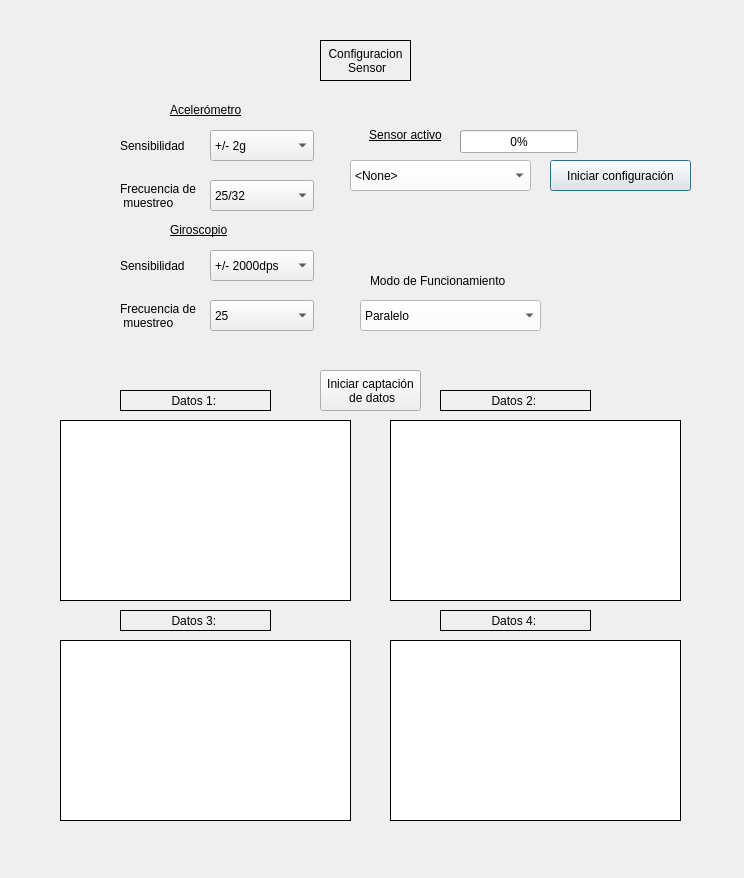
<?xml version="1.0" encoding="UTF-8"?>
<ui version="4.0">
 <class>Dialog</class>
 <widget class="QDialog" name="Dialog">
  <property name="geometry">
   <rect>
    <x>0</x>
    <y>0</y>
    <width>744</width>
    <height>878</height>
   </rect>
  </property>
  <property name="windowTitle">
   <string>Dialog</string>
  </property>
  <widget class="QProgressBar" name="active_progress_bar">
   <property name="geometry">
    <rect>
     <x>460</x>
     <y>130</y>
     <width>118</width>
     <height>23</height>
    </rect>
   </property>
   <property name="value">
    <number>0</number>
   </property>
  </widget>
  <widget class="QComboBox" name="sensor_selector">
   <property name="geometry">
    <rect>
     <x>350</x>
     <y>160</y>
     <width>181</width>
     <height>31</height>
    </rect>
   </property>
   <property name="styleSheet">
    <string notr="true">background-color: rgb(255, 255, 255);</string>
   </property>
   <item>
    <property name="text">
     <string>&lt;None&gt;</string>
    </property>
   </item>
   <item>
    <property name="text">
     <string>BMI270</string>
    </property>
   </item>
   <item>
    <property name="text">
     <string>BME688</string>
    </property>
   </item>
  </widget>
  <widget class="QLabel" name="acc_sampling_label">
   <property name="geometry">
    <rect>
     <x>120</x>
     <y>180</y>
     <width>81</width>
     <height>31</height>
    </rect>
   </property>
   <property name="text">
    <string>Frecuencia de 
 muestreo</string>
   </property>
  </widget>
  <widget class="QComboBox" name="acc_sensitivity">
   <property name="geometry">
    <rect>
     <x>210</x>
     <y>130</y>
     <width>104</width>
     <height>31</height>
    </rect>
   </property>
   <item>
    <property name="text">
     <string>+/- 2g</string>
    </property>
   </item>
   <item>
    <property name="text">
     <string>+/- 4g</string>
    </property>
   </item>
   <item>
    <property name="text">
     <string>+/- 8g</string>
    </property>
   </item>
   <item>
    <property name="text">
     <string>+/- 16g</string>
    </property>
   </item>
  </widget>
  <widget class="QLabel" name="acc_sensitivity_label">
   <property name="geometry">
    <rect>
     <x>120</x>
     <y>130</y>
     <width>81</width>
     <height>31</height>
    </rect>
   </property>
   <property name="text">
    <string>Sensibilidad</string>
   </property>
  </widget>
  <widget class="QLabel" name="title">
   <property name="geometry">
    <rect>
     <x>320</x>
     <y>40</y>
     <width>91</width>
     <height>41</height>
    </rect>
   </property>
   <property name="layoutDirection">
    <enum>Qt::LeftToRight</enum>
   </property>
   <property name="frameShape">
    <enum>QFrame::Box</enum>
   </property>
   <property name="text">
    <string>Configuracion 
 Sensor</string>
   </property>
   <property name="alignment">
    <set>Qt::AlignCenter</set>
   </property>
  </widget>
  <widget class="QComboBox" name="acc_sampling">
   <property name="geometry">
    <rect>
     <x>210</x>
     <y>180</y>
     <width>104</width>
     <height>31</height>
    </rect>
   </property>
   <item>
    <property name="text">
     <string>25/32</string>
    </property>
   </item>
   <item>
    <property name="text">
     <string>25/16</string>
    </property>
   </item>
   <item>
    <property name="text">
     <string>25/8</string>
    </property>
   </item>
   <item>
    <property name="text">
     <string>25/4</string>
    </property>
   </item>
   <item>
    <property name="text">
     <string>25/2</string>
    </property>
   </item>
   <item>
    <property name="text">
     <string>25</string>
    </property>
   </item>
   <item>
    <property name="text">
     <string>50</string>
    </property>
   </item>
   <item>
    <property name="text">
     <string>100</string>
    </property>
   </item>
   <item>
    <property name="text">
     <string>200</string>
    </property>
   </item>
   <item>
    <property name="text">
     <string>400</string>
    </property>
   </item>
   <item>
    <property name="text">
     <string>800</string>
    </property>
   </item>
   <item>
    <property name="text">
     <string>1600</string>
    </property>
   </item>
  </widget>
  <widget class="QComboBox" name="mode_selector">
   <property name="geometry">
    <rect>
     <x>360</x>
     <y>300</y>
     <width>181</width>
     <height>31</height>
    </rect>
   </property>
   <property name="styleSheet">
    <string notr="true">background-color: rgb(255, 255, 255);</string>
   </property>
   <item>
    <property name="text">
     <string>Paralelo</string>
    </property>
   </item>
   <item>
    <property name="text">
     <string>Forzado</string>
    </property>
   </item>
  </widget>
  <widget class="QLabel" name="mode_selector_label">
   <property name="geometry">
    <rect>
     <x>370</x>
     <y>270</y>
     <width>151</width>
     <height>21</height>
    </rect>
   </property>
   <property name="styleSheet">
    <string notr="true">color: rgb(0, 0, 0);

</string>
   </property>
   <property name="text">
    <string>Modo de Funcionamiento</string>
   </property>
  </widget>
  <widget class="QLabel" name="accelerometer_title">
   <property name="geometry">
    <rect>
     <x>170</x>
     <y>100</y>
     <width>121</width>
     <height>21</height>
    </rect>
   </property>
   <property name="styleSheet">
    <string notr="true">color: rgb(0, 0, 0);

</string>
   </property>
   <property name="text">
    <string>&lt;html&gt;&lt;head/&gt;&lt;body&gt;&lt;p&gt;&lt;span style=&quot; text-decoration: underline;&quot;&gt;Acelerómetro&lt;/span&gt;&lt;/p&gt;&lt;/body&gt;&lt;/html&gt;</string>
   </property>
  </widget>
  <widget class="QLabel" name="gyroscope_title">
   <property name="geometry">
    <rect>
     <x>170</x>
     <y>220</y>
     <width>121</width>
     <height>21</height>
    </rect>
   </property>
   <property name="styleSheet">
    <string notr="true">color: rgb(0, 0, 0);

</string>
   </property>
   <property name="text">
    <string>&lt;html&gt;&lt;head/&gt;&lt;body&gt;&lt;p&gt;&lt;span style=&quot; text-decoration: underline;&quot;&gt;Giroscopio&lt;/span&gt;&lt;/p&gt;&lt;/body&gt;&lt;/html&gt;</string>
   </property>
  </widget>
  <widget class="QLabel" name="gyr_sensitivity_label">
   <property name="geometry">
    <rect>
     <x>120</x>
     <y>250</y>
     <width>81</width>
     <height>31</height>
    </rect>
   </property>
   <property name="text">
    <string>Sensibilidad</string>
   </property>
  </widget>
  <widget class="QLabel" name="gyr_sampling_label">
   <property name="geometry">
    <rect>
     <x>120</x>
     <y>300</y>
     <width>81</width>
     <height>31</height>
    </rect>
   </property>
   <property name="text">
    <string>Frecuencia de 
 muestreo</string>
   </property>
  </widget>
  <widget class="QComboBox" name="gyr_sampling">
   <property name="geometry">
    <rect>
     <x>210</x>
     <y>300</y>
     <width>104</width>
     <height>31</height>
    </rect>
   </property>
   <item>
    <property name="text">
     <string>25</string>
    </property>
   </item>
   <item>
    <property name="text">
     <string>50</string>
    </property>
   </item>
   <item>
    <property name="text">
     <string>100</string>
    </property>
   </item>
   <item>
    <property name="text">
     <string>200</string>
    </property>
   </item>
   <item>
    <property name="text">
     <string>400</string>
    </property>
   </item>
   <item>
    <property name="text">
     <string>800</string>
    </property>
   </item>
   <item>
    <property name="text">
     <string>1600</string>
    </property>
   </item>
   <item>
    <property name="text">
     <string>3200</string>
    </property>
   </item>
  </widget>
  <widget class="QComboBox" name="gyr_sensitivity">
   <property name="geometry">
    <rect>
     <x>210</x>
     <y>250</y>
     <width>104</width>
     <height>31</height>
    </rect>
   </property>
   <item>
    <property name="text">
     <string>+/- 2000dps</string>
    </property>
   </item>
   <item>
    <property name="text">
     <string>+/- 1000dps</string>
    </property>
   </item>
   <item>
    <property name="text">
     <string>+/- 500dps</string>
    </property>
   </item>
   <item>
    <property name="text">
     <string>+/- 250dps</string>
    </property>
   </item>
   <item>
    <property name="text">
     <string>+/- 125dps</string>
    </property>
   </item>
  </widget>
  <widget class="PlotWidget" name="Plot1">
   <property name="geometry">
    <rect>
     <x>60</x>
     <y>420</y>
     <width>291</width>
     <height>181</height>
    </rect>
   </property>
   <property name="frameShape">
    <enum>QFrame::Box</enum>
   </property>
   <property name="frameShadow">
    <enum>QFrame::Plain</enum>
   </property>
  </widget>
  <widget class="PlotWidget" name="Plot2">
   <property name="geometry">
    <rect>
     <x>390</x>
     <y>420</y>
     <width>291</width>
     <height>181</height>
    </rect>
   </property>
   <property name="frameShape">
    <enum>QFrame::Box</enum>
   </property>
   <property name="frameShadow">
    <enum>QFrame::Plain</enum>
   </property>
  </widget>
  <widget class="PlotWidget" name="Plot3">
   <property name="geometry">
    <rect>
     <x>60</x>
     <y>640</y>
     <width>291</width>
     <height>181</height>
    </rect>
   </property>
   <property name="frameShape">
    <enum>QFrame::Box</enum>
   </property>
   <property name="frameShadow">
    <enum>QFrame::Plain</enum>
   </property>
  </widget>
  <widget class="PlotWidget" name="Plot4">
   <property name="geometry">
    <rect>
     <x>390</x>
     <y>640</y>
     <width>291</width>
     <height>181</height>
    </rect>
   </property>
   <property name="frameShape">
    <enum>QFrame::Box</enum>
   </property>
   <property name="frameShadow">
    <enum>QFrame::Plain</enum>
   </property>
  </widget>
  <widget class="QLabel" name="plot1_label">
   <property name="geometry">
    <rect>
     <x>120</x>
     <y>390</y>
     <width>151</width>
     <height>21</height>
    </rect>
   </property>
   <property name="layoutDirection">
    <enum>Qt::LeftToRight</enum>
   </property>
   <property name="frameShape">
    <enum>QFrame::Box</enum>
   </property>
   <property name="text">
    <string>Datos 1: &lt;Datos&gt;</string>
   </property>
   <property name="alignment">
    <set>Qt::AlignCenter</set>
   </property>
  </widget>
  <widget class="QLabel" name="plot2_label">
   <property name="geometry">
    <rect>
     <x>440</x>
     <y>390</y>
     <width>151</width>
     <height>21</height>
    </rect>
   </property>
   <property name="layoutDirection">
    <enum>Qt::LeftToRight</enum>
   </property>
   <property name="frameShape">
    <enum>QFrame::Box</enum>
   </property>
   <property name="text">
    <string>Datos 2: &lt;Datos&gt;</string>
   </property>
   <property name="alignment">
    <set>Qt::AlignCenter</set>
   </property>
  </widget>
  <widget class="QLabel" name="plot3_label">
   <property name="geometry">
    <rect>
     <x>120</x>
     <y>610</y>
     <width>151</width>
     <height>21</height>
    </rect>
   </property>
   <property name="layoutDirection">
    <enum>Qt::LeftToRight</enum>
   </property>
   <property name="frameShape">
    <enum>QFrame::Box</enum>
   </property>
   <property name="text">
    <string>Datos 3: &lt;Datos&gt;</string>
   </property>
   <property name="alignment">
    <set>Qt::AlignCenter</set>
   </property>
  </widget>
  <widget class="QLabel" name="plot4_label">
   <property name="geometry">
    <rect>
     <x>440</x>
     <y>610</y>
     <width>151</width>
     <height>21</height>
    </rect>
   </property>
   <property name="layoutDirection">
    <enum>Qt::LeftToRight</enum>
   </property>
   <property name="frameShape">
    <enum>QFrame::Box</enum>
   </property>
   <property name="text">
    <string>Datos 4: &lt;Datos&gt;</string>
   </property>
   <property name="alignment">
    <set>Qt::AlignCenter</set>
   </property>
  </widget>
  <widget class="QPushButton" name="update_config">
   <property name="geometry">
    <rect>
     <x>550</x>
     <y>160</y>
     <width>141</width>
     <height>31</height>
    </rect>
   </property>
   <property name="text">
    <string>Iniciar configuración</string>
   </property>
  </widget>
  <widget class="QPushButton" name="start_data_capture">
   <property name="geometry">
    <rect>
     <x>320</x>
     <y>370</y>
     <width>101</width>
     <height>41</height>
    </rect>
   </property>
   <property name="text">
    <string>Iniciar captación 
 de datos</string>
   </property>
  </widget>
  <widget class="QLabel" name="active_progress_label">
   <property name="geometry">
    <rect>
     <x>360</x>
     <y>120</y>
     <width>91</width>
     <height>31</height>
    </rect>
   </property>
   <property name="text">
    <string>&lt;html&gt;&lt;head/&gt;&lt;body&gt;&lt;p align=&quot;center&quot;&gt;&lt;span style=&quot; text-decoration: underline;&quot;&gt;Sensor activo&lt;/span&gt;&lt;/p&gt;&lt;/body&gt;&lt;/html&gt;</string>
   </property>
  </widget>
 </widget>
 <customwidgets>
  <customwidget>
   <class>PlotWidget</class>
   <extends>QGraphicsView</extends>
   <header>pyqtgraph</header>
  </customwidget>
 </customwidgets>
 <resources/>
 <connections/>
</ui>
